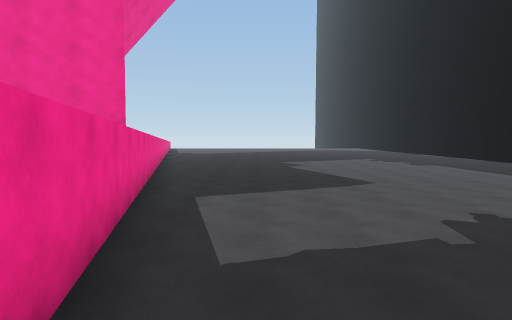
View 1 (above)

18 first-person views from a walk through a 3-D level made in the Unity game engine. The camera is 1.2 m above the floor, tilts 4° down and sees 80° across. The floor is counted in squares, 2 m on a side. Each view is taken from the middle of a square. On the plan, view 1 faces up. The plan holds only what a view shows up to about 9 squares ahead; the rest is blank. The place goes on beyond the plan. The player character is not drawn.

View 2
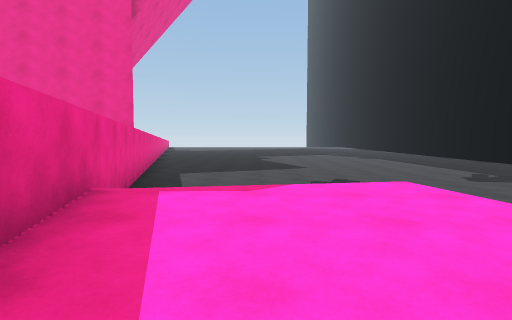

View 3
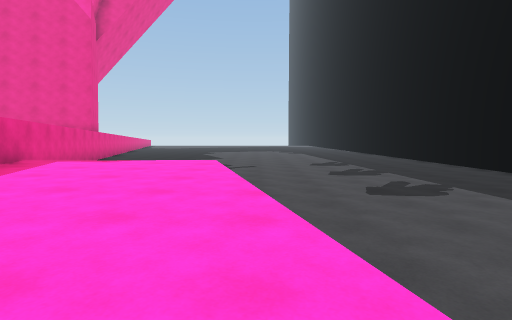

View 4
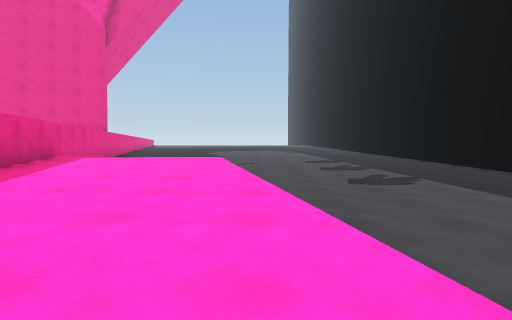

View 5
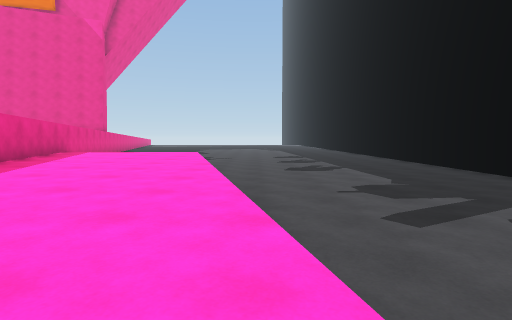

View 6
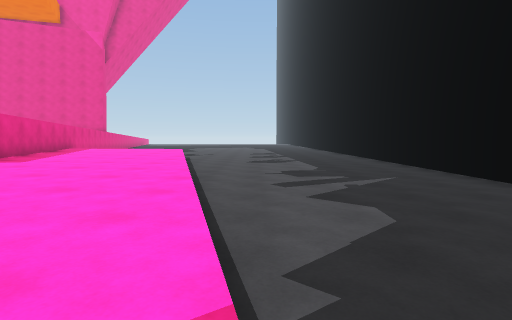

View 7
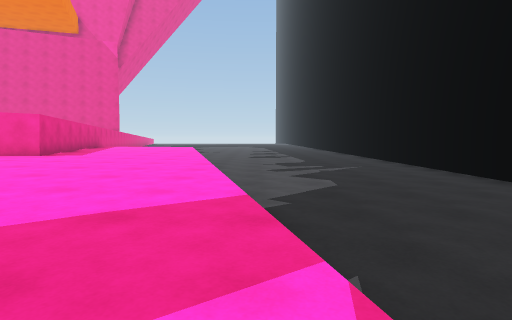

View 8
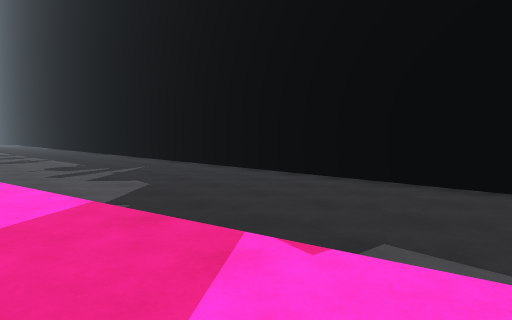

View 9
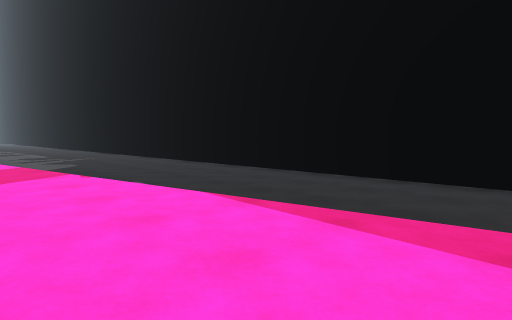

View 10
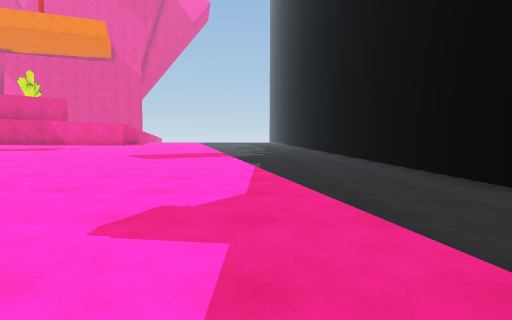

View 11
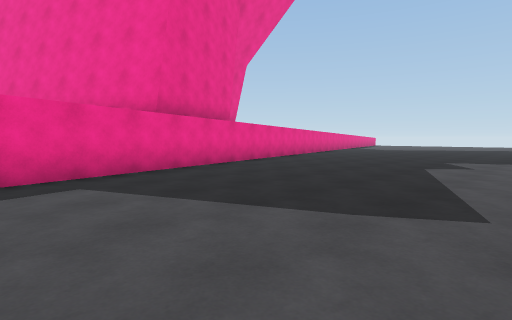

View 12
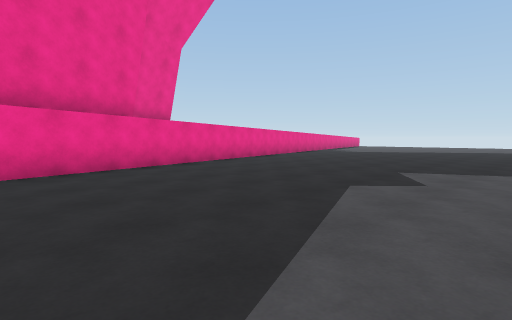

View 13
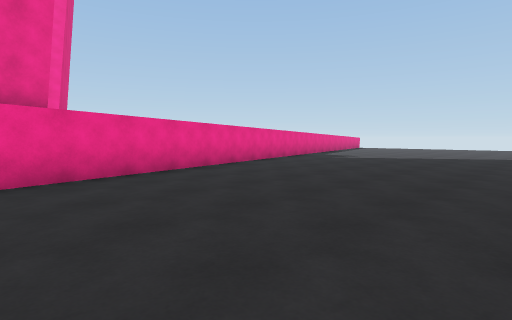

View 14
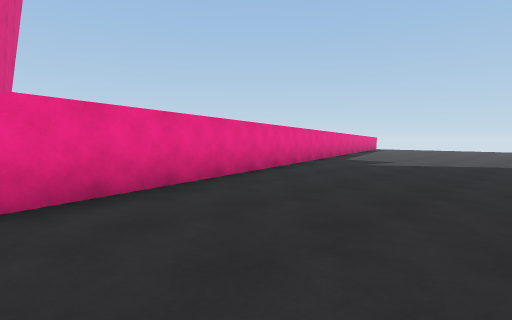

View 15
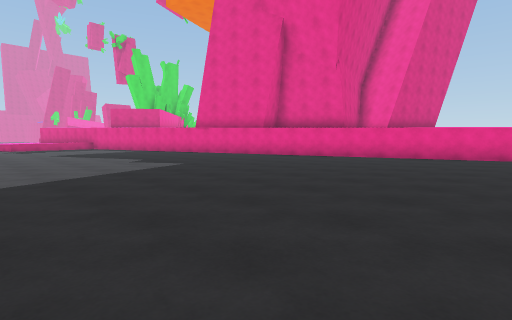

View 16
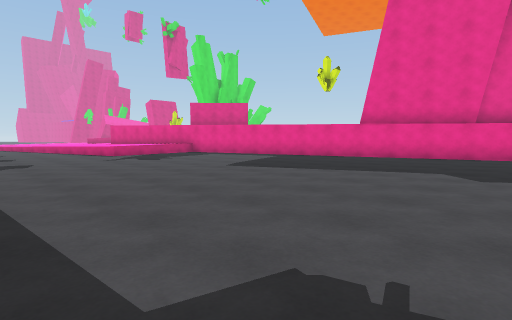

View 17
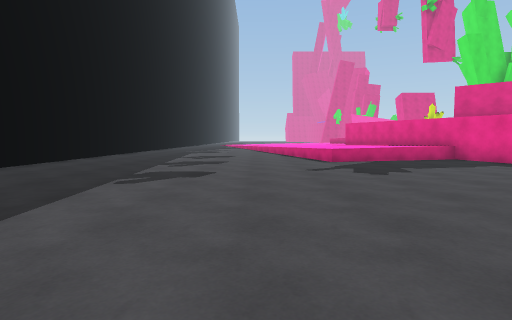

View 18
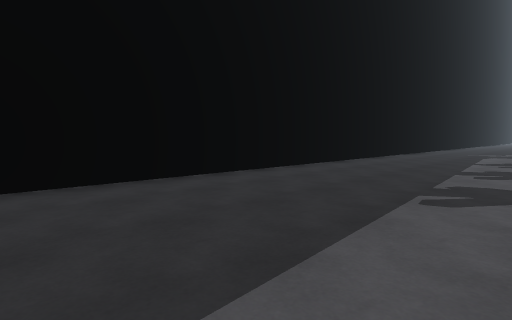

### Floor plan
Key: @ floor where view 1 was taken; # wall or solid block; . main floor; : floor 0.25 m higher than the main floor; + floor 0.5 m higher than the main floor; * floor 0.75 m higher than the main floor; / step, stairs or slope; = window, fence, low wall or low ledge; ^ raised ledge.
Columns run from 6 left of view 1 to 11 right of it. Each row starts with its distance up from view 1.
 20 ^......
 19 ^...........
 18 ^...........
 17  ^..........
 16  ^..........
 15  ^..........
 14  #..........
 13  ##........
 12   #...........
 11   #...........
 10   #...........
  9   ##..........
  8    #.............
  7    #.............
  6    #.............
  5    ##............
  4     #............#
  3     #............#
  2     #............#
  1     ##..=/.......#
  0      ^@***.......#
 -1      ^***+.......#
 -2      ^***+=......#
 -3       ^*++/......#
 -4       #++++......#
 -5       #++++......#
 -6       +++++/.....#
 -7        ++++/.....#
 -8         ++++.....#
 -9         +++:.....#
-10          ++:/....#
-11       ++++::/....#
-12       +++::::....#
-13        ++::::....#
-14         :::::/...#
-15          ::::/...#
-16          :::::...
-17           :::....
-18            ::...
-19             ...
-20              .

Positions as (right, up) in squares from view 1, and headings:
1: (0, 0), facing up
2: (1, -3), facing up
3: (4, -6), facing up
4: (4, -7), facing up
5: (5, -9), facing up
6: (6, -11), facing up
7: (6, -13), facing up
8: (5, -13), facing up-right
9: (5, -17), facing up-right
10: (7, -20), facing up
11: (3, 4), facing up-left
12: (3, 7), facing up-left
13: (1, 11), facing up-left
14: (-1, 13), facing up-left
15: (5, 19), facing down-left
16: (7, 12), facing down-left
17: (5, 9), facing down
18: (6, 8), facing down-right
